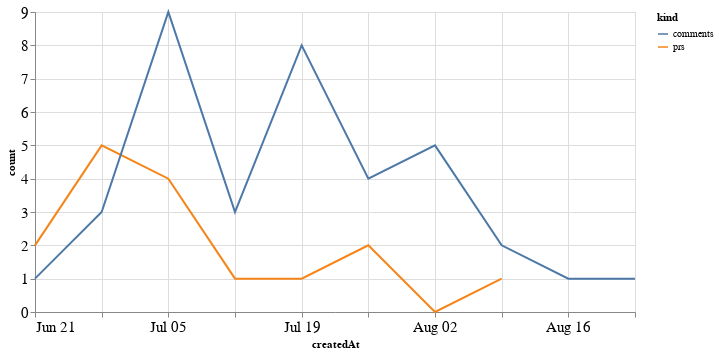

The cell this chart's notebook holds for it:
### Code cell
alt.Chart(total_time, width=600).mark_line().encode(
    x='createdAt',
    y='count',
    color='kind'
)

### Figure 1 — Vega-Lite specification as saved in the notebook (floating-point values rounded to 4 significant figures)
{"config": {"axisLeft": {"labelFontSize": 15}, "axisBottom": {"labelFontSize": 15}}, "data": {"name": "data-00ec95ef47e4cad685127e2fe225c1cb"}, "mark": "line", "encoding": {"color": {"type": "nominal", "field": "kind"}, "x": {"type": "temporal", "field": "createdAt"}, "y": {"type": "quantitative", "field": "count"}}, "width": 600, "$schema": "https://vega.github.io/schema/vega-lite/v4.8.1.json", "datasets": {"data-00ec95ef47e4cad685127e2fe225c1cb": [{"createdAt": "2020-06-21T00:00:00", "kind": "prs", "count": 2.0}, {"createdAt": "2020-06-28T00:00:00", "kind": "prs", "count": 5.0}, {"createdAt": "2020-07-05T00:00:00", "kind": "prs", "count": 4.0}, {"createdAt": "2020-07-12T00:00:00", "kind": "prs", "count": 1.0}, {"createdAt": "2020-07-19T00:00:00", "kind": "prs", "count": 1.0}, {"createdAt": "2020-07-26T00:00:00", "kind": "prs", "count": 2.0}, {"createdAt": "2020-08-02T00:00:00", "kind": "prs", "count": 0.0}, {"createdAt": "2020-08-09T00:00:00", "kind": "prs", "count": 1.0}, {"createdAt": "2020-08-16T00:00:00", "kind": "prs", "count": null}, {"createdAt": "2020-08-23T00:00:00", "kind": "prs", "count": null}, {"createdAt": "2020-06-21T00:00:00", "kind": "comments", "count": 1.0}, {"createdAt": "2020-06-28T00:00:00", "kind": "comments", "count": 3.0}, {"createdAt": "2020-07-05T00:00:00", "kind": "comments", "count": 9.0}, {"createdAt": "2020-07-12T00:00:00", "kind": "comments", "count": 3.0}, {"createdAt": "2020-07-19T00:00:00", "kind": "comments", "count": 8.0}, {"createdAt": "2020-07-26T00:00:00", "kind": "comments", "count": 4.0}, {"createdAt": "2020-08-02T00:00:00", "kind": "comments", "count": 5.0}, {"createdAt": "2020-08-09T00:00:00", "kind": "comments", "count": 2.0}, {"createdAt": "2020-08-16T00:00:00", "kind": "comments", "count": 1.0}, {"createdAt": "2020-08-23T00:00:00", "kind": "comments", "count": 1.0}]}}
